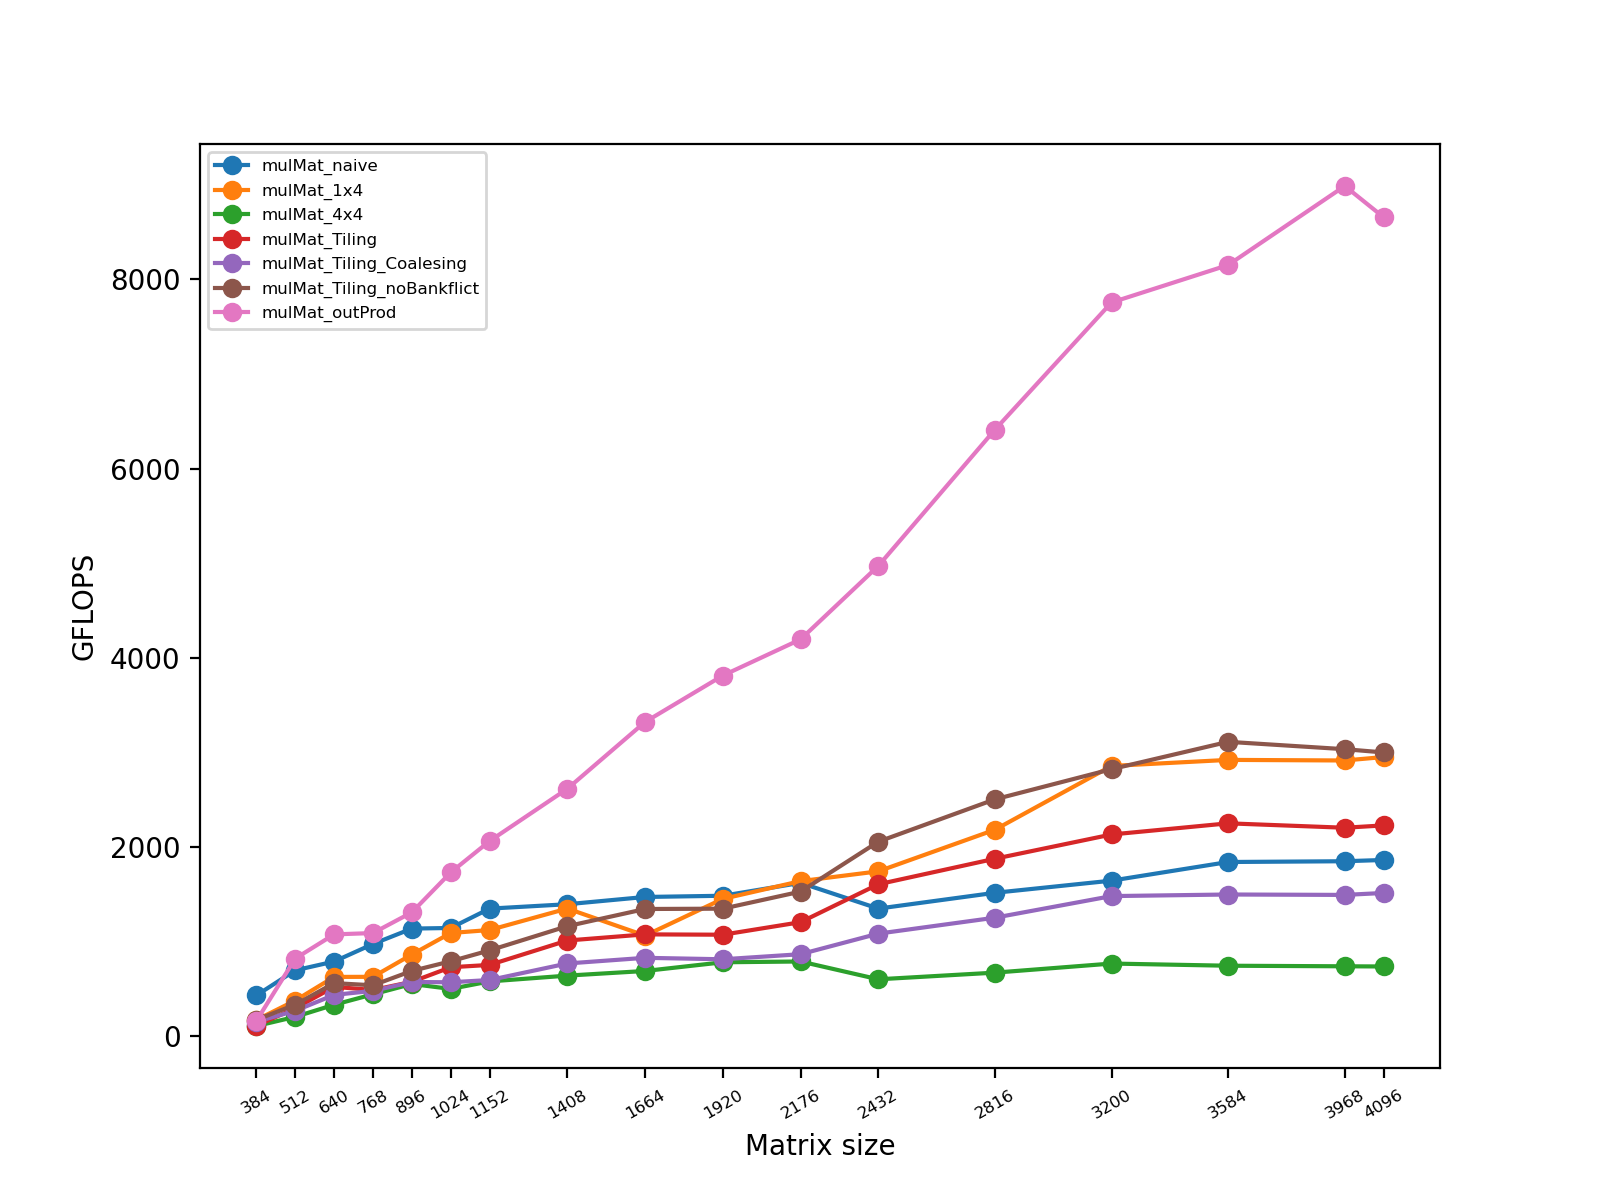

This figure's Python source:
import os
import re
import sys
import numpy as np
import matplotlib
matplotlib.use('AGG')
import matplotlib.pyplot as plt
from numpy.lib.function_base import append

def gflops(m,t):
    """
    Calculate the GFlops for a matrix multiplication kernel.
    """
    operations = (m**3)*2
    return operations*1e-9/t

def main():
    # algo = sys.argv[1]
    file_name = "mulMat.txt"
    mat_size = []
    res = []
    t = []
    lengend = ["mulMat_naive", "mulMat_1x4", "mulMat_4x4", "mulMat_Tiling", "mulMat_Tiling_Coalesing", "mulMat_Tiling_noBankflict", "mulMat_outProd"]
    with open(file_name,'r') as f:
        for line in f.readlines():
            if line[0] == "r":
                if len(t)!=0: res.append(t)
                t = []
                mat_size.append(int(line.strip().split(" ")[1]))
            elif line[0] == "m":
                t.append(float(line.strip().split("\t")[1]))
    res.append(t)
    fig = plt.figure(dpi=200,figsize=[8,6])
    for j in range(len(res[0])):
        plt.plot(mat_size,[gflops(mat_size[i],res[i][j]) for i in range(len(res))],marker='o')
    plt.legend(lengend, fontsize = 6)
    plt.xticks(mat_size,rotation = 30, fontsize = 6)
    plt.xlabel("Matrix size")
    plt.ylabel("GFLOPS")
    plt.savefig("result.png")


if __name__ == '__main__':
    main()